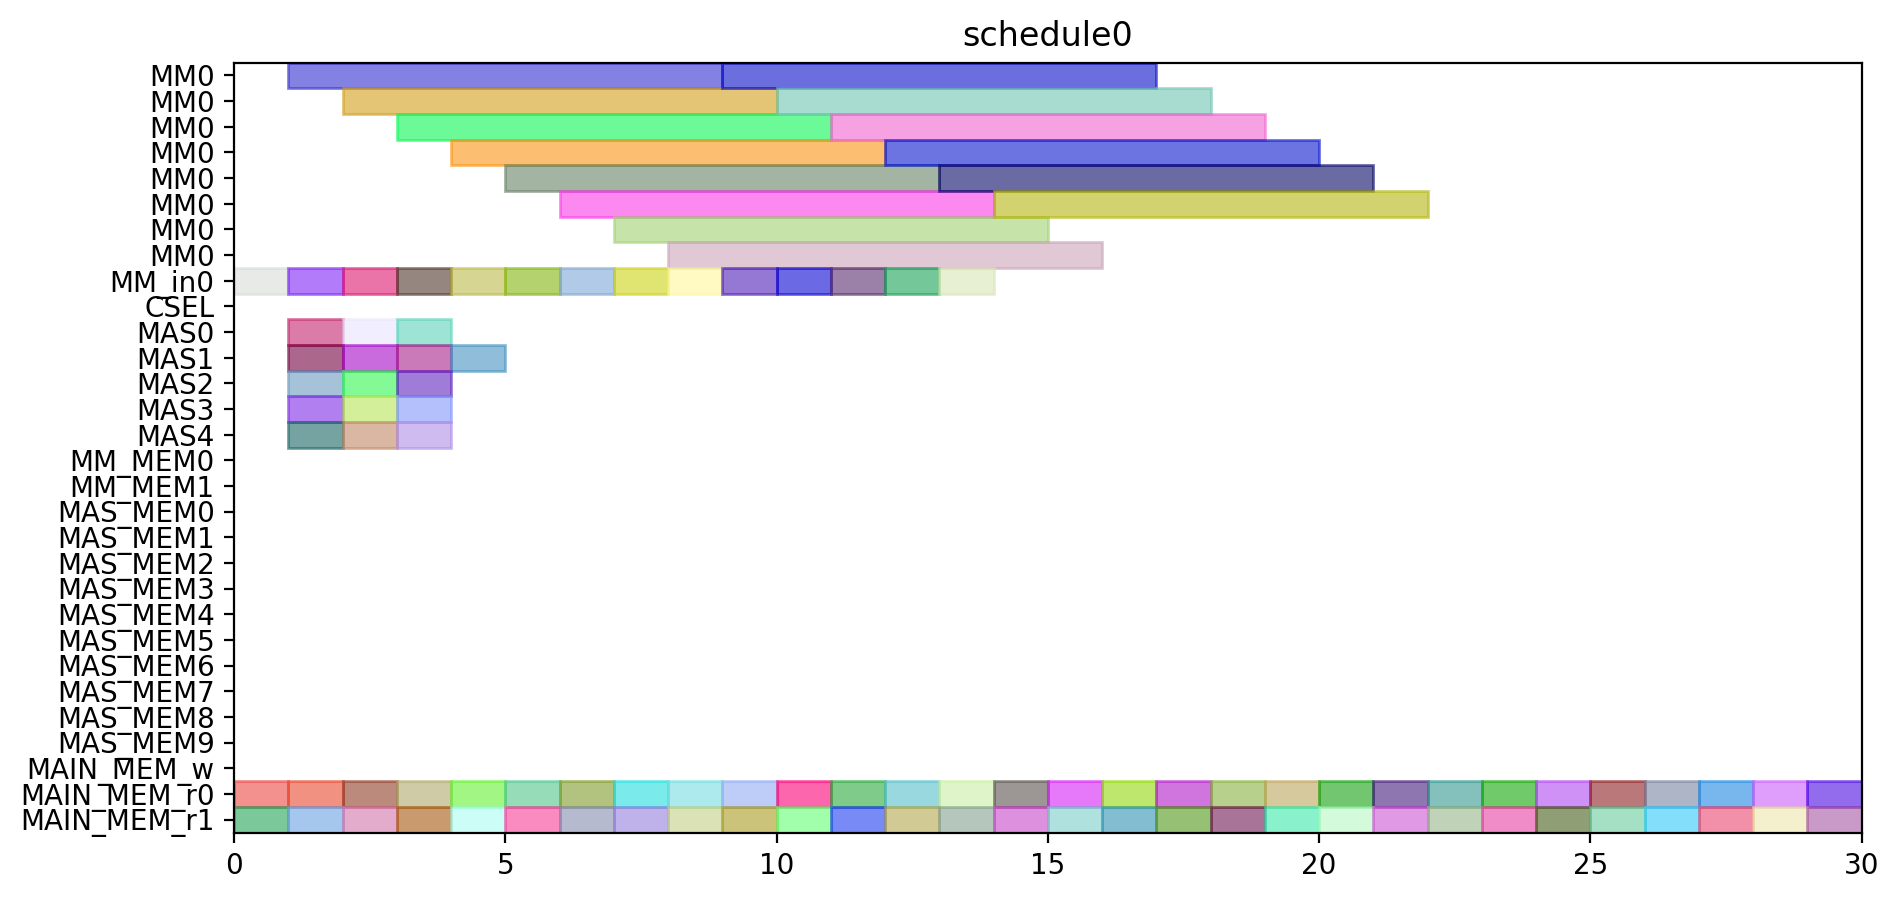

Write Python code to recreate this figure.
from pyschedule import Scenario, solvers, plotters, alt


def solve():
	horizon = 95
	S = Scenario("schedule0", horizon=horizon)

	# resource
	MM = S.Resources('MM', num=1, size=8)
	MM_in = S.Resources('MM_in', num=1)
	CSEL = S.Resource('CSEL')
	MAS = S.Resources('MAS', num=5, size=1, periods=range(1, horizon))
	MM_MEM = S.Resources('MM_MEM', num=2)
	MAS_MEM = S.Resources('MAS_MEM', num=10)
	MAIN_MEM_w = S.Resource('MAIN_MEM_w', size=1)
	MAIN_MEM_r = S.Resources('MAIN_MEM_r', num=2)

	# result of previous scheduling

	# new tasks
	t1_t0_in = S.Task('t1_t0_in', length=1, delay_cost=1)
	t1_t0_in += alt(MM_in)
	t1_t0 = S.Task('t1_t0', length=8, delay_cost=1)
	t1_t0 += alt(MM)
	S += t1_t0>=t1_t0_in

	t1_t0_mem0 = S.Task('t1_t0_mem0', length=1, delay_cost=1)
	t1_t0_mem0 += MAIN_MEM_r[0]
	t1_t0_mem1 = S.Task('t1_t0_mem1', length=1, delay_cost=1)
	t1_t0_mem1 += MAIN_MEM_r[1]
	t1_t1_in = S.Task('t1_t1_in', length=1, delay_cost=1)
	t1_t1_in += alt(MM_in)
	t1_t1 = S.Task('t1_t1', length=8, delay_cost=1)
	t1_t1 += alt(MM)
	S += t1_t1>=t1_t1_in

	t1_t1_mem0 = S.Task('t1_t1_mem0', length=1, delay_cost=1)
	t1_t1_mem0 += MAIN_MEM_r[0]
	t1_t1_mem1 = S.Task('t1_t1_mem1', length=1, delay_cost=1)
	t1_t1_mem1 += MAIN_MEM_r[1]
	t1_t2 = S.Task('t1_t2', length=1, delay_cost=1)
	t1_t2 += alt(MAS)

	t1_t2_mem0 = S.Task('t1_t2_mem0', length=1, delay_cost=1)
	t1_t2_mem0 += MAIN_MEM_r[0]
	t1_t2_mem1 = S.Task('t1_t2_mem1', length=1, delay_cost=1)
	t1_t2_mem1 += MAIN_MEM_r[1]
	t1_t3 = S.Task('t1_t3', length=1, delay_cost=1)
	t1_t3 += alt(MAS)

	t1_t3_mem0 = S.Task('t1_t3_mem0', length=1, delay_cost=1)
	t1_t3_mem0 += MAIN_MEM_r[0]
	t1_t3_mem1 = S.Task('t1_t3_mem1', length=1, delay_cost=1)
	t1_t3_mem1 += MAIN_MEM_r[1]
	t2_t0_in = S.Task('t2_t0_in', length=1, delay_cost=1)
	t2_t0_in += alt(MM_in)
	t2_t0 = S.Task('t2_t0', length=8, delay_cost=1)
	t2_t0 += alt(MM)
	S += t2_t0>=t2_t0_in

	t2_t0_mem0 = S.Task('t2_t0_mem0', length=1, delay_cost=1)
	t2_t0_mem0 += MAIN_MEM_r[0]
	t2_t0_mem1 = S.Task('t2_t0_mem1', length=1, delay_cost=1)
	t2_t0_mem1 += MAIN_MEM_r[1]
	t2_t1_in = S.Task('t2_t1_in', length=1, delay_cost=1)
	t2_t1_in += alt(MM_in)
	t2_t1 = S.Task('t2_t1', length=8, delay_cost=1)
	t2_t1 += alt(MM)
	S += t2_t1>=t2_t1_in

	t2_t1_mem0 = S.Task('t2_t1_mem0', length=1, delay_cost=1)
	t2_t1_mem0 += MAIN_MEM_r[0]
	t2_t1_mem1 = S.Task('t2_t1_mem1', length=1, delay_cost=1)
	t2_t1_mem1 += MAIN_MEM_r[1]
	t2_t2 = S.Task('t2_t2', length=1, delay_cost=1)
	t2_t2 += alt(MAS)

	t2_t2_mem0 = S.Task('t2_t2_mem0', length=1, delay_cost=1)
	t2_t2_mem0 += MAIN_MEM_r[0]
	t2_t2_mem1 = S.Task('t2_t2_mem1', length=1, delay_cost=1)
	t2_t2_mem1 += MAIN_MEM_r[1]
	t2_t3 = S.Task('t2_t3', length=1, delay_cost=1)
	t2_t3 += alt(MAS)

	t2_t3_mem0 = S.Task('t2_t3_mem0', length=1, delay_cost=1)
	t2_t3_mem0 += MAIN_MEM_r[0]
	t2_t3_mem1 = S.Task('t2_t3_mem1', length=1, delay_cost=1)
	t2_t3_mem1 += MAIN_MEM_r[1]
	t0_t0_in = S.Task('t0_t0_in', length=1, delay_cost=1)
	t0_t0_in += alt(MM_in)
	t0_t0 = S.Task('t0_t0', length=8, delay_cost=1)
	t0_t0 += alt(MM)
	S += t0_t0>=t0_t0_in

	t0_t0_mem0 = S.Task('t0_t0_mem0', length=1, delay_cost=1)
	t0_t0_mem0 += MAIN_MEM_r[0]
	t0_t0_mem1 = S.Task('t0_t0_mem1', length=1, delay_cost=1)
	t0_t0_mem1 += MAIN_MEM_r[1]
	t0_t1_in = S.Task('t0_t1_in', length=1, delay_cost=1)
	t0_t1_in += alt(MM_in)
	t0_t1 = S.Task('t0_t1', length=8, delay_cost=1)
	t0_t1 += alt(MM)
	S += t0_t1>=t0_t1_in

	t0_t1_mem0 = S.Task('t0_t1_mem0', length=1, delay_cost=1)
	t0_t1_mem0 += MAIN_MEM_r[0]
	t0_t1_mem1 = S.Task('t0_t1_mem1', length=1, delay_cost=1)
	t0_t1_mem1 += MAIN_MEM_r[1]
	t0_t2 = S.Task('t0_t2', length=1, delay_cost=1)
	t0_t2 += alt(MAS)

	t0_t2_mem0 = S.Task('t0_t2_mem0', length=1, delay_cost=1)
	t0_t2_mem0 += MAIN_MEM_r[0]
	t0_t2_mem1 = S.Task('t0_t2_mem1', length=1, delay_cost=1)
	t0_t2_mem1 += MAIN_MEM_r[1]
	t0_t3 = S.Task('t0_t3', length=1, delay_cost=1)
	t0_t3 += alt(MAS)

	t0_t3_mem0 = S.Task('t0_t3_mem0', length=1, delay_cost=1)
	t0_t3_mem0 += MAIN_MEM_r[0]
	t0_t3_mem1 = S.Task('t0_t3_mem1', length=1, delay_cost=1)
	t0_t3_mem1 += MAIN_MEM_r[1]
	t4_t0_t0_in = S.Task('t4_t0_t0_in', length=1, delay_cost=1)
	t4_t0_t0_in += alt(MM_in)
	t4_t0_t0 = S.Task('t4_t0_t0', length=8, delay_cost=1)
	t4_t0_t0 += alt(MM)
	S += t4_t0_t0>=t4_t0_t0_in

	t4_t0_t0_mem0 = S.Task('t4_t0_t0_mem0', length=1, delay_cost=1)
	t4_t0_t0_mem0 += MAIN_MEM_r[0]
	t4_t0_t0_mem1 = S.Task('t4_t0_t0_mem1', length=1, delay_cost=1)
	t4_t0_t0_mem1 += MAIN_MEM_r[1]
	t4_t0_t1_in = S.Task('t4_t0_t1_in', length=1, delay_cost=1)
	t4_t0_t1_in += alt(MM_in)
	t4_t0_t1 = S.Task('t4_t0_t1', length=8, delay_cost=1)
	t4_t0_t1 += alt(MM)
	S += t4_t0_t1>=t4_t0_t1_in

	t4_t0_t1_mem0 = S.Task('t4_t0_t1_mem0', length=1, delay_cost=1)
	t4_t0_t1_mem0 += MAIN_MEM_r[0]
	t4_t0_t1_mem1 = S.Task('t4_t0_t1_mem1', length=1, delay_cost=1)
	t4_t0_t1_mem1 += MAIN_MEM_r[1]
	t4_t0_t2 = S.Task('t4_t0_t2', length=1, delay_cost=1)
	t4_t0_t2 += alt(MAS)

	t4_t0_t2_mem0 = S.Task('t4_t0_t2_mem0', length=1, delay_cost=1)
	t4_t0_t2_mem0 += MAIN_MEM_r[0]
	t4_t0_t2_mem1 = S.Task('t4_t0_t2_mem1', length=1, delay_cost=1)
	t4_t0_t2_mem1 += MAIN_MEM_r[1]
	t4_t0_t3 = S.Task('t4_t0_t3', length=1, delay_cost=1)
	t4_t0_t3 += alt(MAS)

	t4_t0_t3_mem0 = S.Task('t4_t0_t3_mem0', length=1, delay_cost=1)
	t4_t0_t3_mem0 += MAIN_MEM_r[0]
	t4_t0_t3_mem1 = S.Task('t4_t0_t3_mem1', length=1, delay_cost=1)
	t4_t0_t3_mem1 += MAIN_MEM_r[1]
	t4_t1_t0_in = S.Task('t4_t1_t0_in', length=1, delay_cost=1)
	t4_t1_t0_in += alt(MM_in)
	t4_t1_t0 = S.Task('t4_t1_t0', length=8, delay_cost=1)
	t4_t1_t0 += alt(MM)
	S += t4_t1_t0>=t4_t1_t0_in

	t4_t1_t0_mem0 = S.Task('t4_t1_t0_mem0', length=1, delay_cost=1)
	t4_t1_t0_mem0 += MAIN_MEM_r[0]
	t4_t1_t0_mem1 = S.Task('t4_t1_t0_mem1', length=1, delay_cost=1)
	t4_t1_t0_mem1 += MAIN_MEM_r[1]
	t4_t1_t1_in = S.Task('t4_t1_t1_in', length=1, delay_cost=1)
	t4_t1_t1_in += alt(MM_in)
	t4_t1_t1 = S.Task('t4_t1_t1', length=8, delay_cost=1)
	t4_t1_t1 += alt(MM)
	S += t4_t1_t1>=t4_t1_t1_in

	t4_t1_t1_mem0 = S.Task('t4_t1_t1_mem0', length=1, delay_cost=1)
	t4_t1_t1_mem0 += MAIN_MEM_r[0]
	t4_t1_t1_mem1 = S.Task('t4_t1_t1_mem1', length=1, delay_cost=1)
	t4_t1_t1_mem1 += MAIN_MEM_r[1]
	t4_t1_t2 = S.Task('t4_t1_t2', length=1, delay_cost=1)
	t4_t1_t2 += alt(MAS)

	t4_t1_t2_mem0 = S.Task('t4_t1_t2_mem0', length=1, delay_cost=1)
	t4_t1_t2_mem0 += MAIN_MEM_r[0]
	t4_t1_t2_mem1 = S.Task('t4_t1_t2_mem1', length=1, delay_cost=1)
	t4_t1_t2_mem1 += MAIN_MEM_r[1]
	t4_t1_t3 = S.Task('t4_t1_t3', length=1, delay_cost=1)
	t4_t1_t3 += alt(MAS)

	t4_t1_t3_mem0 = S.Task('t4_t1_t3_mem0', length=1, delay_cost=1)
	t4_t1_t3_mem0 += MAIN_MEM_r[0]
	t4_t1_t3_mem1 = S.Task('t4_t1_t3_mem1', length=1, delay_cost=1)
	t4_t1_t3_mem1 += MAIN_MEM_r[1]
	t4_t2_t0_in = S.Task('t4_t2_t0_in', length=1, delay_cost=1)
	t4_t2_t0_in += alt(MM_in)
	t4_t2_t0 = S.Task('t4_t2_t0', length=8, delay_cost=1)
	t4_t2_t0 += alt(MM)
	S += t4_t2_t0>=t4_t2_t0_in

	t4_t2_t0_mem0 = S.Task('t4_t2_t0_mem0', length=1, delay_cost=1)
	t4_t2_t0_mem0 += MAIN_MEM_r[0]
	t4_t2_t0_mem1 = S.Task('t4_t2_t0_mem1', length=1, delay_cost=1)
	t4_t2_t0_mem1 += MAIN_MEM_r[1]
	t4_t2_t1_in = S.Task('t4_t2_t1_in', length=1, delay_cost=1)
	t4_t2_t1_in += alt(MM_in)
	t4_t2_t1 = S.Task('t4_t2_t1', length=8, delay_cost=1)
	t4_t2_t1 += alt(MM)
	S += t4_t2_t1>=t4_t2_t1_in

	t4_t2_t1_mem0 = S.Task('t4_t2_t1_mem0', length=1, delay_cost=1)
	t4_t2_t1_mem0 += MAIN_MEM_r[0]
	t4_t2_t1_mem1 = S.Task('t4_t2_t1_mem1', length=1, delay_cost=1)
	t4_t2_t1_mem1 += MAIN_MEM_r[1]
	t4_t2_t2 = S.Task('t4_t2_t2', length=1, delay_cost=1)
	t4_t2_t2 += alt(MAS)

	t4_t2_t2_mem0 = S.Task('t4_t2_t2_mem0', length=1, delay_cost=1)
	t4_t2_t2_mem0 += MAIN_MEM_r[0]
	t4_t2_t2_mem1 = S.Task('t4_t2_t2_mem1', length=1, delay_cost=1)
	t4_t2_t2_mem1 += MAIN_MEM_r[1]
	t4_t2_t3 = S.Task('t4_t2_t3', length=1, delay_cost=1)
	t4_t2_t3 += alt(MAS)

	t4_t2_t3_mem0 = S.Task('t4_t2_t3_mem0', length=1, delay_cost=1)
	t4_t2_t3_mem0 += MAIN_MEM_r[0]
	t4_t2_t3_mem1 = S.Task('t4_t2_t3_mem1', length=1, delay_cost=1)
	t4_t2_t3_mem1 += MAIN_MEM_r[1]
	t4_t40 = S.Task('t4_t40', length=1, delay_cost=1)
	t4_t40 += alt(MAS)

	t4_t40_mem0 = S.Task('t4_t40_mem0', length=1, delay_cost=1)
	t4_t40_mem0 += MAIN_MEM_r[0]
	t4_t40_mem1 = S.Task('t4_t40_mem1', length=1, delay_cost=1)
	t4_t40_mem1 += MAIN_MEM_r[1]
	t4_t41 = S.Task('t4_t41', length=1, delay_cost=1)
	t4_t41 += alt(MAS)

	t4_t41_mem0 = S.Task('t4_t41_mem0', length=1, delay_cost=1)
	t4_t41_mem0 += MAIN_MEM_r[0]
	t4_t41_mem1 = S.Task('t4_t41_mem1', length=1, delay_cost=1)
	t4_t41_mem1 += MAIN_MEM_r[1]
	t4_t50 = S.Task('t4_t50', length=1, delay_cost=1)
	t4_t50 += alt(MAS)

	t4_t50_mem0 = S.Task('t4_t50_mem0', length=1, delay_cost=1)
	t4_t50_mem0 += MAIN_MEM_r[0]
	t4_t50_mem1 = S.Task('t4_t50_mem1', length=1, delay_cost=1)
	t4_t50_mem1 += MAIN_MEM_r[1]
	t4_t51 = S.Task('t4_t51', length=1, delay_cost=1)
	t4_t51 += alt(MAS)

	t4_t51_mem0 = S.Task('t4_t51_mem0', length=1, delay_cost=1)
	t4_t51_mem0 += MAIN_MEM_r[0]
	t4_t51_mem1 = S.Task('t4_t51_mem1', length=1, delay_cost=1)
	t4_t51_mem1 += MAIN_MEM_r[1]
	t4_t8_t0_in = S.Task('t4_t8_t0_in', length=1, delay_cost=1)
	t4_t8_t0_in += alt(MM_in)
	t4_t8_t0 = S.Task('t4_t8_t0', length=8, delay_cost=1)
	t4_t8_t0 += alt(MM)
	S += t4_t8_t0>=t4_t8_t0_in

	t4_t8_t0_mem0 = S.Task('t4_t8_t0_mem0', length=1, delay_cost=1)
	t4_t8_t0_mem0 += MAIN_MEM_r[0]
	t4_t8_t0_mem1 = S.Task('t4_t8_t0_mem1', length=1, delay_cost=1)
	t4_t8_t0_mem1 += MAIN_MEM_r[1]
	t4_t8_t1_in = S.Task('t4_t8_t1_in', length=1, delay_cost=1)
	t4_t8_t1_in += alt(MM_in)
	t4_t8_t1 = S.Task('t4_t8_t1', length=8, delay_cost=1)
	t4_t8_t1 += alt(MM)
	S += t4_t8_t1>=t4_t8_t1_in

	t4_t8_t1_mem0 = S.Task('t4_t8_t1_mem0', length=1, delay_cost=1)
	t4_t8_t1_mem0 += MAIN_MEM_r[0]
	t4_t8_t1_mem1 = S.Task('t4_t8_t1_mem1', length=1, delay_cost=1)
	t4_t8_t1_mem1 += MAIN_MEM_r[1]
	solvers.mip.solve(S,msg=1,kind='CPLEX',ratio_gap=1.01)

	solution = [['hoge']*len(S.solution()[1]) for i in range(len(S.solution()))]
	for i in range(len(S.solution())):
		for j in range(len(S.solution()[i])):
			solution[i][j]=str(S.solution()[i][j])
	print(solution)

	cycles = int(solution[-1][3])

	pic_file_name = "/home/mfukuda/ABE/multiRAM_multiMAS_16mux/scheduling_result/stage8MM1_stage1MAS5/SPARSE/schedule0.png"
	if(S.solution() != []):
		plotters.matplotlib.plot(S,img_filename=pic_file_name, show_task_labels=False, fig_size=(cycles*0.25+3, 5))

	return solution
